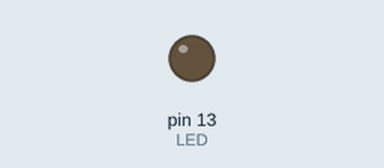
Recording of a sketch running on a simulated Arduino Uno, built with avr-gcc and run on an emulated ATmega328P. Parts: output pins drawn as LEDs (lit = HIGH).

Above: at 0.5 s.
At 5.0 s:
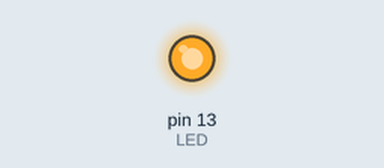
Timing chart, 0 to 6.9 s (numbered marks = the images above):
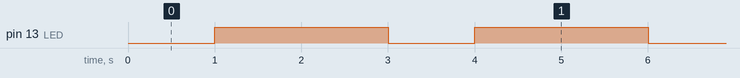

The sketch:

Blink_external_LED.ino
```cpp
int LED = 13;
void setup() {
  pinMode(LED, OUTPUT);     // Initialize the LED_BUILTIN pin as an output
}

// the loop function runs over and over again forever
void loop() {
  digitalWrite(LED, LOW);   // Turn the LED on (Note that LOW is the voltage level
  // but actually the LED is on; this is because
  // it is active low on the ESP-01)
  delay(1000);                      // Wait for a second
  digitalWrite(LED, HIGH);  // Turn the LED off by making the voltage HIGH
  delay(2000);                      // Wait for two seconds (to demonstrate the active low LED)
}
```

Measured:
- by itself, pin 13 (LED): alternates HIGH for 2.0 s and LOW for 1.0 s
